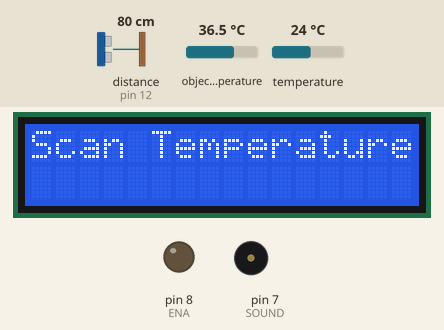
Simulated run of this sketch. Board: Arduino Uno, built with avr-gcc and run on an emulated ATmega328P. Parts: 16×2 character LCD, output pins drawn as LEDs (lit = HIGH), buzzer (waves = sounding). Wiring (inferred from the names in the program): ultrasonic range finder: trigger pin 13; echo pin 12; MLX90614 thermometer at I2C address 0x5A. The inputs (shaded band) are chosen by the test bench; at power-on: distance to the obstacle (sensor on pin 12) 80 cm, object temperature 36.5 °C, temperature 24 °C. The echo pulse lasts 58.3 µs per cm; pins used as bus, display or sensor lines are not drawn; what the sketch prints to the serial monitor is not drawn.

Above: at 1.2 s.
1.3 s: distance to the obstacle (sensor on pin 12) set to 17 cm
2.8 s: distance to the obstacle (sensor on pin 12) set to 14 cm
At 4.1 s:
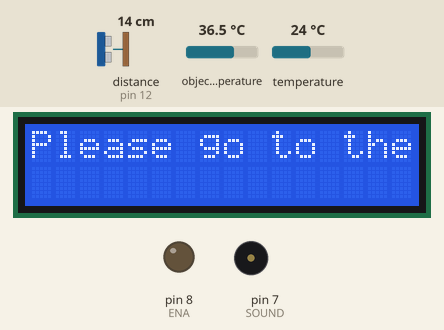
5.8 s: distance to the obstacle (sensor on pin 12) set to 2 cm
At 7.5 s:
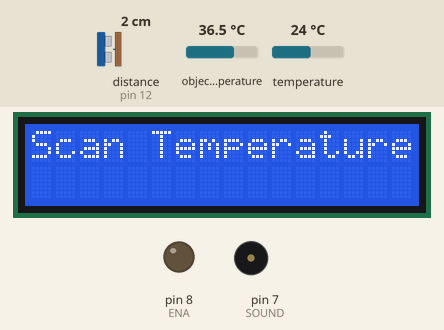
8.4 s: distance to the obstacle (sensor on pin 12) set to 13 cm
At 9.7 s:
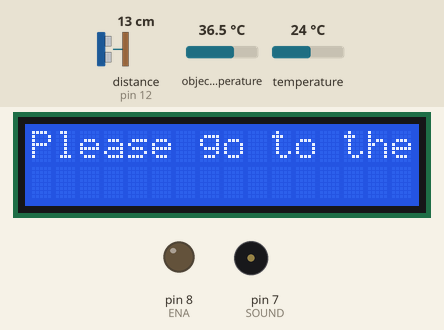
Timing chart, 0 to 12.3 s (numbered marks = the images above; inputs shaded):
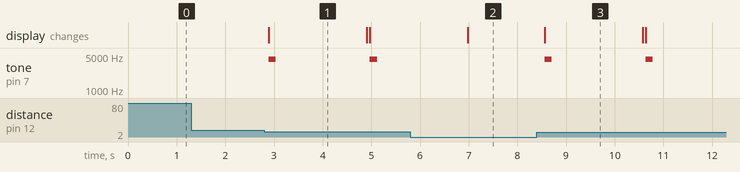

The sketch:

temp_control_covid.ino
```cpp
#include <Wire.h>
#include "LiquidCrystal_I2C.h"
#include "pitches.h"
#include "MLX90614.h"

#define SOUND         7
#define ENA           8
#define IntIR1Pin     4
const int pingpin = 13;
int inpin = 12;
//int tempo = 80;
//const int melody[] PROGMEM = {
//  NOTE_E5, 16, NOTE_DS5, 16,
//  NOTE_E5, 16, NOTE_DS5, 16, NOTE_E5, 16, NOTE_B4, 16, NOTE_D5, 16, NOTE_C5, 16,
//  NOTE_A4, -8, NOTE_C4, 16, NOTE_E4, 16, NOTE_A4, 16,
//  NOTE_B4, -8, NOTE_E4, 16, NOTE_GS4, 16, NOTE_B4, 16,
//  NOTE_C5, 8,  REST, 16, NOTE_E4, 16, NOTE_E5, 16,  NOTE_DS5, 16,
//
//  NOTE_E5, 16, NOTE_DS5, 16, NOTE_E5, 16, NOTE_B4, 16, NOTE_D5, 16, NOTE_C5, 16,
//  NOTE_A4, -8, NOTE_C4, 16, NOTE_E4, 16, NOTE_A4, 16,
//  NOTE_B4, -8, NOTE_E4, 16, NOTE_C5, 16, NOTE_B4, 16,
//  NOTE_A4 , 4, REST, 8,
//};
//int notes = sizeof(melody) / sizeof(melody[0]) / 2;
//int wholenote = (60000 * 4) / tempo;
//int divider = 0, noteDuration = 0;
unsigned long currentTime = millis();
unsigned long oldTime = currentTime;

esl::MLX90614 mlx90614;
LiquidCrystal_I2C lcd(0x27, 16, 2);

void setup() {
  pinMode(IntIR1Pin,INPUT_PULLUP);
  pinMode(ENA, OUTPUT);
  digitalWrite(ENA, LOW);
  Serial.begin(115200);
  while (!Serial) ;
  Wire.begin();
  mlx90614.init();
  Serial.print( "Address = 0x" );
  Serial.println( mlx90614.readSlaveAddress(), HEX );
  lcd.begin(16, 2);
  lcd.noBacklight();
//  for (int thisNote = 0; thisNote < notes * 2; thisNote = thisNote + 2) {
//    divider = pgm_read_word_near(melody+thisNote + 1);
//    if (divider > 0) {
//      noteDuration = (wholenote) / divider;
//    } else if (divider < 0) {
//      noteDuration = (wholenote) / abs(divider);
//      noteDuration *= 1.5;
//    }
//    tone(SOUND, pgm_read_word_near(melody+thisNote), noteDuration * 0.9);
//    delay(noteDuration);
//    noTone(SOUND);
//  }
  lcd.setCursor(0, 0);
  lcd.print("Scan Temperature");
  lcd.backlight();
}

void loop() {
  //getlen();
  //gettemp();
  //delay(500);
  currentTime = millis();
  if((currentTime - oldTime) > 100){
  long duration, cm;
  pinMode(pingpin, OUTPUT);
  digitalWrite(pingpin, LOW);
  delayMicroseconds(2);
  digitalWrite(pingpin, HIGH);
  delayMicroseconds(5);
  digitalWrite(pingpin, LOW);
  pinMode(inpin, INPUT);
  duration = pulseIn(inpin, HIGH);

  cm = microsecondsToCentimeters(duration);
  if (cm > 10 and cm < 15){
    checkTouchSensor();
  }
//    //Serial.println(digitalRead(IntIR1Pin));
//    if (digitalRead(IntIR1Pin) == 0){
//      digitalWrite(ENA, HIGH);
//      delay(100);
//      digitalWrite(ENA, LOW);
//      checkTouchSensor();
//    }
    oldTime = currentTime;
  }
}

void gettemp(){

  float tempA, tempO;
  tempA = mlx90614.readAmbientTemperature(); // ambient temperature
  tempO = mlx90614.readObjectTemperature();
//  Serial.print( "Ambient temp. (Ta): " );
//  Serial.println(tempA);
  Serial.print( "Object1 temp. (To): " );
  Serial.println(tempO);
  lcd.setCursor(5, 1);
  lcd.print(tempO);
  delay(500);
  lcd.clear();
  lcd.setCursor(0, 0);
  lcd.print("Scan Temperature");
 }

void getlen(){
  long duration, cm;
  pinMode(pingpin, OUTPUT);
  digitalWrite(pingpin, LOW);
  delayMicroseconds(2);
  digitalWrite(pingpin, HIGH);
  delayMicroseconds(5);
  digitalWrite(pingpin, LOW);
  pinMode(inpin, INPUT);
  duration = pulseIn(inpin, HIGH);

  cm = microsecondsToCentimeters(duration);
  if (cm > 10 and cm < 15){
    gettemp();
  }

}

long microsecondsToCentimeters(long microseconds)
{
// The speed of sound is 340 m/s or 29 microseconds per centimeter.
// The ping travels out and back, so to find the distance of the
// object we take half of the distance travelled.
return microseconds / 29 / 2;
}

void checkTouchSensor(){
  getSensorDisplay();
  playSoundTouch();
  delay(2000);
  lcd.clear();
  lcd.setCursor(0, 0);
  lcd.print("Scan Temperature");
}

void getSensorDisplay(){
  float tempA, tempO;
  Serial.print( "Ambient temp. (Ta): " );
  tempA = mlx90614.readAmbientTemperature(); // ambient temperature
  if ( !mlx90614.is_crc_error() ) {
    Serial.println(tempA);
  }
  Serial.print( "Object1 temp. (To): " );
  tempO = mlx90614.readObjectTemperature(); // object1 temperature
  if ( !mlx90614.is_crc_error() ) {
    Serial.println(tempO);
  }
  lcd.setCursor(5, 1);
  lcd.print(tempO);
  if(tempO > 37.5){
    float scndtemp;
    lcd.print("Please Scan Again");
    scndtemp = mlx90614.readObjectTemperature();
    if(scndtemp > 37.5){
      lcd.clear();
      lcd.print("Please go to the Nurse Room");
    }
  }
}


void playSoundTouch(){
  tone(SOUND, 4300, 150);
}

void alertSound(){
  for (int i=0; i<10; i++){
    tone(SOUND, 4300, 150);
    delay(500);
  }
}
```

MLX90614.cpp
```cpp
//////////////////////////////////////////////////////////////////////////
#include "MLX90614.h"
#include <Wire.h>

// RAM
#define MLX90614_RAWIR1  0x04
#define MLX90614_RAWIR2  0x05
#define MLX90614_TA      0x06  // Ambient Temperature
#define MLX90614_TOBJ1   0x07  // Object Temperature 1
#define MLX90614_TOBJ2   0x08  // Object Temperature 2
// EEPROM
#define MLX90614_TOMAX   0x20  // Object Temperature Max.
#define MLX90614_TOMIN   0x21  // Object Temperature Min.
#define MLX90614_PWMCTRL 0x22
#define MLX90614_TARANGE 0x23
#define MLX90614_EMISS   0x24
#define MLX90614_CONFIG  0x25
#define MLX90614_ADDR    0x2E  // I2C Address
#define MLX90614_ID1     0x3C
#define MLX90614_ID2     0x3D
#define MLX90614_ID3     0x3E
#define MLX90614_ID4     0x3F

static uint8_t _crc8( uint8_t *data, uint16_t len );

using namespace esl;

MLX90614::MLX90614( uint8_t slave_addr )
  : i2c_addr(slave_addr), crc_error(false)
{
   // empty
}

void MLX90614::init( ) {
  digitalWrite( SDA, 0 ); // disable pull-up on SDA
  digitalWrite( SCL, 0 ); // dsiable pull-up on SCL
}

uint8_t MLX90614::readSlaveAddress() {
  uint8_t addr = read_reg( MLX90614_ADDR );
  return addr;
}

uint16_t MLX90614::read_reg( uint8_t reg_addr ) {
  uint16_t ret;
  uint16_t count = 0;
  crc_error = false;
  Wire.beginTransmission( i2c_addr );
  Wire.write( reg_addr );
  Wire.endTransmission(false);
  Wire.requestFrom( i2c_addr, (uint8_t) 3 );
  uint8_t data[6];
  while( Wire.available() < 3 ) {
     if ( count++ > 100 ) break;
     delayMicroseconds(100);
  }
  data[0] = (i2c_addr << 1);
  data[1] = reg_addr;
  data[2] = (i2c_addr << 1) | 1;
  for (uint8_t i=0; i < 3; i++) {
    data[i+3] = Wire.read();
  }
  Wire.endTransmission();
  ret = data[3];       // low byte
  ret |= data[4] << 8; // high byte
  if ( _crc8( data, 5 ) != data[5] ) {
    // Serial.println( "CRC error!");
    ret = 0;
    crc_error = true;
  }
  return ret;
}

float MLX90614::readAmbientTemperature() {
  //temp = read_reg( MLX90614_TA );
  //temp *= 0.02; // 0.02 degrees per LSB (measurement resolution of the MLX90614)
  //temp -= 273.15; // Kelvin
  uint32_t t = read_reg( MLX90614_TA );
  return ((t*2) - 27315) /100.0;
}

float MLX90614::readObjectTemperature() {
  uint32_t t = read_reg( MLX90614_TOBJ1 );
  return ((t*2) - 27315) /100.0;
}

static uint8_t _crc8( uint8_t *data, uint16_t len ) {
    uint8_t crc = 0x00;
    uint8_t b;
    while ( len-- > 0 ) {
       b = *data++;
       b = b ^ crc;
       for (uint8_t i=0; i < 8; i++) {
         if (b & 0x80)
            b = (b << 1) ^ 0x07;
         else
            b = (b << 1);
       }
       crc = b;
    }
    return crc;
}
//////////////////////////////////////////////////////////////////////////
```

MLX90614.h
```cpp
//////////////////////////////////////////////////////////////////////////
// Author: RSP @ Embedded System Lab (ESL), KMUTNB, Thailand
// File: MAX6675.h
// Last Modified: 2014-06-24
// Note:
//   A C++ class for Arduino that provides methods for read ambient
//   and object temperature values from the MLX90614 Infrared Thermometer chip.
//////////////////////////////////////////////////////////////////////////
#ifndef __MLX90614_H
#define __MLX90614_H

#include <Arduino.h>
#include <Wire.h>

namespace esl {
  class MLX90614 {
    public:
      MLX90614( uint8_t slave_addr = 0x5A );
      void init();
      uint8_t readSlaveAddress();
      float readAmbientTemperature();
      float readObjectTemperature();
      uint16_t read_reg( uint8_t reg_addr );
      inline boolean is_crc_error() { return crc_error; }

    private:
      boolean crc_error;
      uint8_t i2c_addr;

  }; // end class
} // end namespace

#endif // __MLX90614_H
//////////////////////////////////////////////////////////////////////////
```

pitches.h
```cpp
/*************************************************
 * Public Constants
 *************************************************/

#define NOTE_B0  31
#define NOTE_C1  33
#define NOTE_CS1 35
#define NOTE_D1  37
#define NOTE_DS1 39
#define NOTE_E1  41
#define NOTE_F1  44
#define NOTE_FS1 46
#define NOTE_G1  49
#define NOTE_GS1 52
#define NOTE_A1  55
#define NOTE_AS1 58
#define NOTE_B1  62
#define NOTE_C2  65
#define NOTE_CS2 69
#define NOTE_D2  73
#define NOTE_DS2 78
#define NOTE_E2  82
#define NOTE_F2  87
#define NOTE_FS2 93
#define NOTE_G2  98
#define NOTE_GS2 104
#define NOTE_A2  110
#define NOTE_AS2 117
#define NOTE_B2  123
#define NOTE_C3  131
#define NOTE_CS3 139
#define NOTE_D3  147
#define NOTE_DS3 156
#define NOTE_E3  165
#define NOTE_F3  175
#define NOTE_FS3 185
#define NOTE_G3  196
#define NOTE_GS3 208
#define NOTE_A3  220
#define NOTE_AS3 233
#define NOTE_B3  247
#define NOTE_C4  262
#define NOTE_CS4 277
#define NOTE_D4  294
#define NOTE_DS4 311
#define NOTE_E4  330
#define NOTE_F4  349
#define NOTE_FS4 370
#define NOTE_G4  392
#define NOTE_GS4 415
#define NOTE_A4  440
#define NOTE_AS4 466
#define NOTE_B4  494
#define NOTE_C5  523
#define NOTE_CS5 554
#define NOTE_D5  587
#define NOTE_DS5 622
#define NOTE_E5  659
#define NOTE_F5  698
#define NOTE_FS5 740
#define NOTE_G5  784
#define NOTE_GS5 831
#define NOTE_A5  880
#define NOTE_AS5 932
#define NOTE_B5  988
#define NOTE_C6  1047
#define NOTE_CS6 1109
#define NOTE_D6  1175
#define NOTE_DS6 1245
#define NOTE_E6  1319
#define NOTE_F6  1397
#define NOTE_FS6 1480
#define NOTE_G6  1568
#define NOTE_GS6 1661
#define NOTE_A6  1760
#define NOTE_AS6 1865
#define NOTE_B6  1976
#define NOTE_C7  2093
#define NOTE_CS7 2217
#define NOTE_D7  2349
#define NOTE_DS7 2489
#define NOTE_E7  2637
#define NOTE_F7  2794
#define NOTE_FS7 2960
#define NOTE_G7  3136
#define NOTE_GS7 3322
#define NOTE_A7  3520
#define NOTE_AS7 3729
#define NOTE_B7  3951
#define NOTE_C8  4186
#define NOTE_CS8 4435
#define NOTE_D8  4699
#define NOTE_DS8 4978
#define REST      0
```

Measured:
- the behaviour switches between 16 and 15 cm on distance to the obstacle (sensor on pin 12) (found by bisection; images 0 and 1)
- after the input at 1.3 s, every drawn part: stays the same
- after the input at 2.8 s, tone on pin 7 (SOUND): alternates 4300 Hz for 0.15 s and silent for 1.9 s, starting after 0.09 s; the display: changes after 0.09 s (image 1)
- after the input at 5.8 s, tone on pin 7 (SOUND): stays silent (without the input it goes to 4300 Hz after 1.2 s)
- after the input at 8.4 s, tone on pin 7 (SOUND): alternates 4300 Hz for 0.15 s and silent for 1.9 s, starting after 0.16 s; the display: changes after 0.16 s (image 3)
- what the display in image 1 shows lasts 2.0 s, from 2.9 s to 4.9 s
